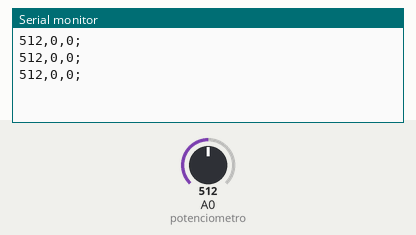
Simulated run of this sketch. Board: Arduino Uno, built with avr-gcc and run on an emulated ATmega328P. Parts: the last lines printed to the serial monitor. The inputs (shaded band) are chosen by the test bench; at power-on: A0 (potenciometro) = 512. Random numbers use the default seed unless the sketch sets one.

Above: at 1.3 s.
1.4 s: A0 (potenciometro) set to 716
At 1.9 s:
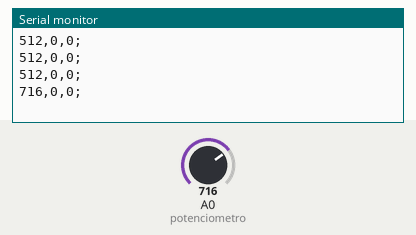
2.9 s: A0 (potenciometro) set to 900
At 3.4 s:
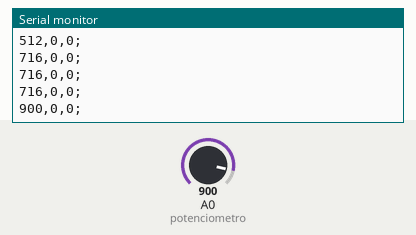
Timing chart, 0 to 5.9 s (numbered marks = the images above; inputs shaded):
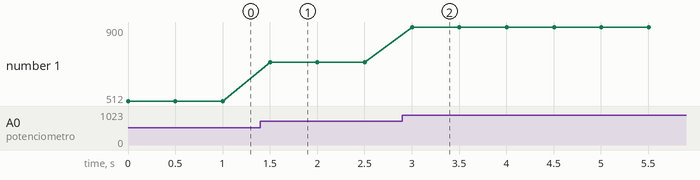

Measured:
- after the input at 1.4 s, the serial monitor: prints a new line after 0.10 s (image 1)
- after the input at 2.9 s, the serial monitor: prints a new line after 0.10 s (image 2)
- plotted number 1: 512 → 716 after the input at 1.4 s, 716 → 900 after the input at 2.9 s

The sketch:

p_01.ino
```cpp
int potenciometro = 0; //hemos señalado el pin analógico
int valorPot = 0; //inicializar la variable

void setup() {
  Serial.begin(9600); //activar el serial
}

void loop() {
  //leer el potenciometro
  valorPot = analogRead(potenciometro);
  Serial.print(valorPot,DEC);
  Serial.print(',');
  Serial.print(random(0,0));
  Serial.print(',');
  Serial.print(random(0,0));
  Serial.println(';');
  delay(500);

}
```
